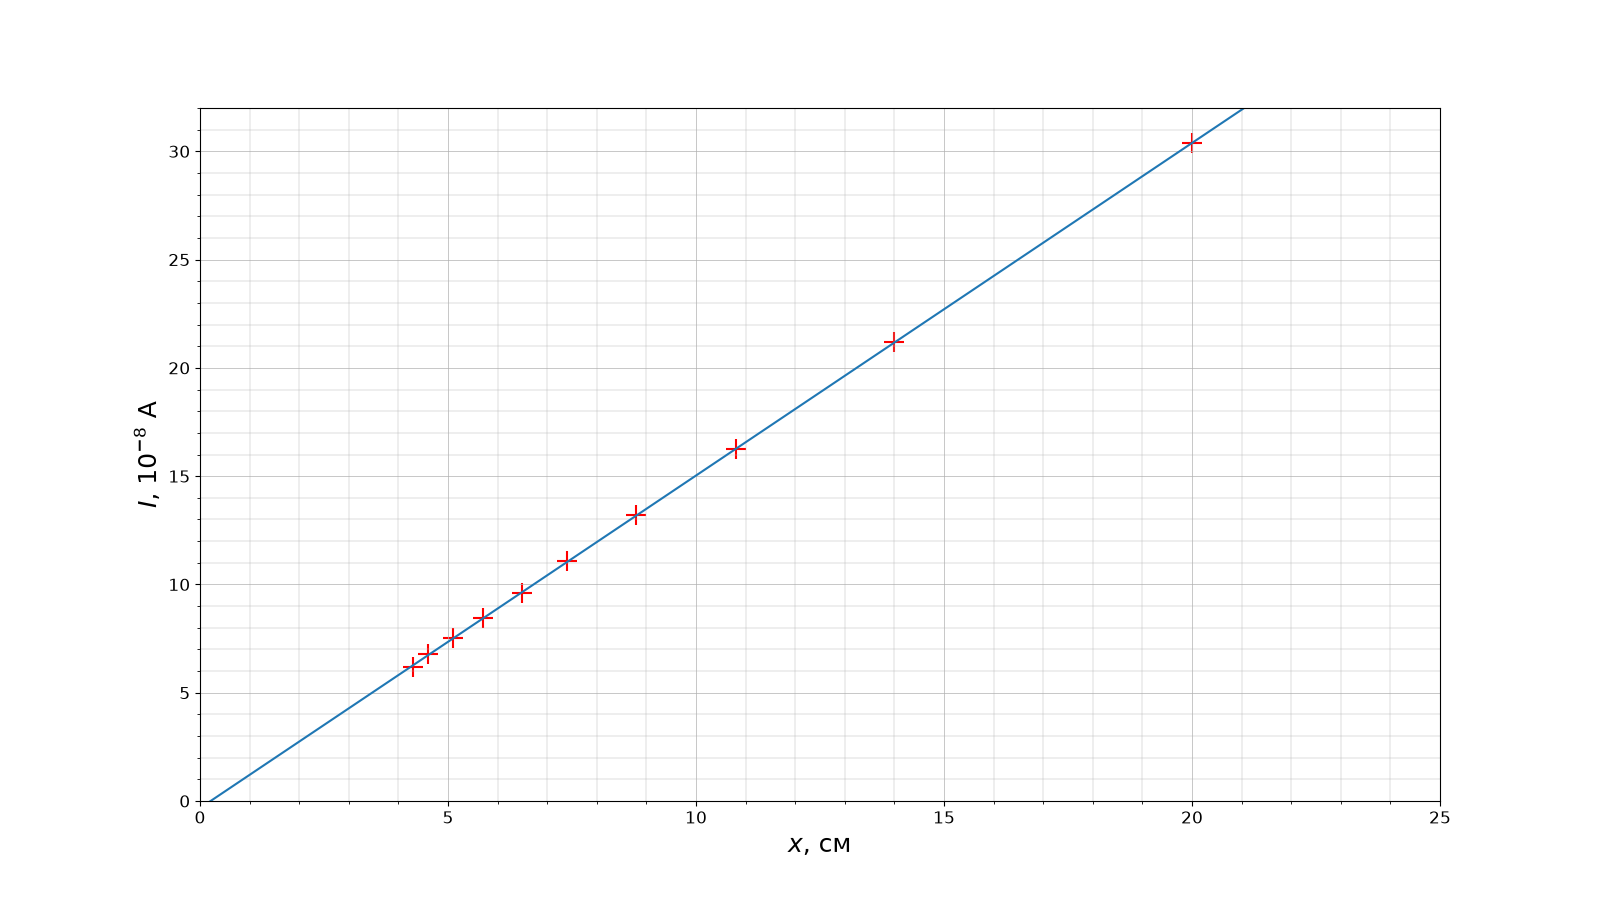

Source code (Python):
import numpy as np

R1_R2 = 1 / 1000
U_0 = 1.4
R_0 = 610
R = np.array([i for i in range(4000, 22001, 2000)])
I = R1_R2 * U_0 / (R + R_0)
print(I)
I = I * 10 ** 8

X = np.array([20, 14, 10.8, 8.8, 7.4, 6.5, 5.7, 5.1, 4.6, 4.3])

from matplotlib import pyplot as plt
import pandas as pd
from scipy.optimize import curve_fit

def linear_func(x, a, b):
    return a * x + b

def lsm(x, y): 
    params, covariance = curve_fit(linear_func, x, y)
    xs = np.linspace(0, 2 * max(x), 1000)
    ys = linear_func(xs, params[0], params[1])
    a, b = params
    da, db = np.sqrt(np.diag(covariance))
    return xs, ys, a, b, da, db


plt.figure(figsize=(16, 9))

plt.scatter(X, I, marker='+', s=200, color='red')
x, y, a, b, da, db = lsm(X, I)
plt.plot(x, y)
print(a, b, da)
A = 1.34
print(2 * A * a / (10 ** 8) / 10)

plt.xlim(0, 25)
plt.ylim(0, 32)

plt.xlabel('$x$, см', fontsize=18)
plt.ylabel('$I$, $10^{-8}$ A', fontsize=18)

plt.tick_params(axis='both', labelsize=12)

plt.grid(True, which='major', linestyle='-', linewidth=0.5)
plt.grid(True, which='minor', linestyle='-', linewidth=0.3)
plt.minorticks_on()

plt.savefig('3.2.6/p20.png')

plt.show()
